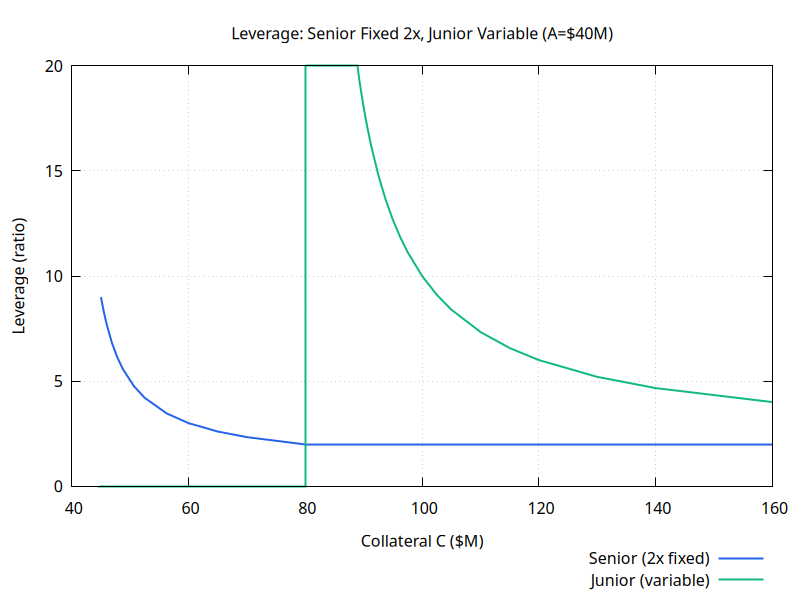

gnuplot code for this plot:
set terminal pngcairo size 800,600 background "#ffffff"
set grid
set key bmargin
set style line 1 lc rgb "#2563eb" lw 2
set style line 2 lc rgb "#10b981" lw 2
set style line 3 lc rgb "#f59e0b" lw 2
set style line 4 lc rgb "#dc2626" lw 2
set style line 5 lc rgb "#8b5cf6" lw 2
set output "fixed-senior-junior-variable-leverage.png"
set title "Leverage: Senior Fixed 2x, Junior Variable (A=$40M)"
set xlabel "Collateral C ($M)"
set ylabel "Leverage (ratio)"
set yrange [0:20]

plot '-' using 1:2 with lines ls 1 title 'Senior (2x fixed)', \
     '-' using 1:2 with lines ls 2 title 'Junior (variable)'
45  9
45.4688  8.31429
45.9375  7.73684
46.875  6.81818
47.8125  6.12
48.75  5.57143
50.625  4.76471
52.5  4.2
56.25  3.46154
60  3
65  2.6
70  2.33333
80  2
100  2
130  2
160  2
e
45  0
80  0
80.0156  20
80.0312  20
80.0625  20
80.125  20
80.25  20
80.5  20
81  20
82  20
84  20
87  20
88.5  20
88.875  20
89.25  19.2973
90  18
90.625  17.0588
91.25  16.2222
92.5  14.8
93.75  13.6364
95  12.6667
96.25  11.8462
97.5  11.1429
100  10
102.5  9.11111
105  8.4
110  7.33333
115  6.57143
120  6
130  5.2
140  4.66667
160  4
e
